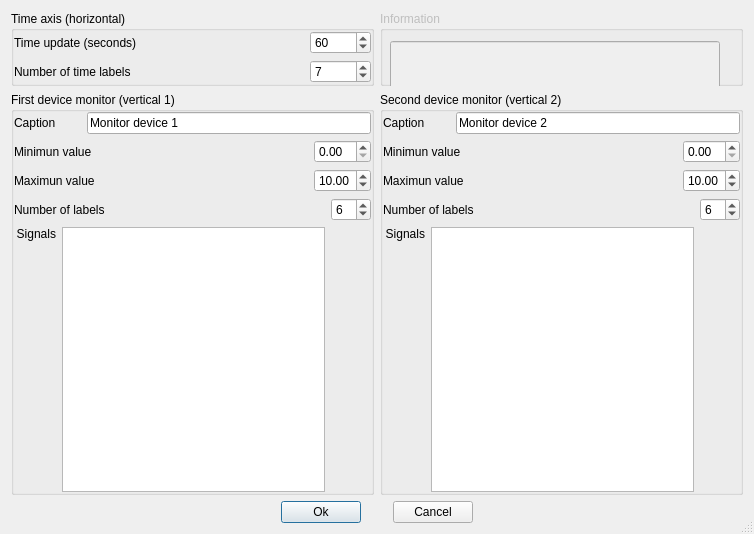
<?xml version="1.0" encoding="UTF-8"?>
<ui version="4.0">
 <class>DevMonDialog</class>
 <widget class="QDialog" name="DevMonDialog">
  <property name="geometry">
   <rect>
    <x>0</x>
    <y>0</y>
    <width>754</width>
    <height>534</height>
   </rect>
  </property>
  <property name="windowTitle">
   <string>Edit device graphic monitor</string>
  </property>
  <property name="sizeGripEnabled">
   <bool>true</bool>
  </property>
  <layout class="QGridLayout">
   <item row="2" column="0" colspan="2">
    <layout class="QHBoxLayout">
     <property name="spacing">
      <number>32</number>
     </property>
     <property name="leftMargin">
      <number>0</number>
     </property>
     <property name="topMargin">
      <number>0</number>
     </property>
     <property name="rightMargin">
      <number>0</number>
     </property>
     <property name="bottomMargin">
      <number>0</number>
     </property>
     <item>
      <spacer name="spacer2">
       <property name="orientation">
        <enum>Qt::Horizontal</enum>
       </property>
       <property name="sizeType">
        <enum>QSizePolicy::Expanding</enum>
       </property>
       <property name="sizeHint" stdset="0">
        <size>
         <width>40</width>
         <height>20</height>
        </size>
       </property>
      </spacer>
     </item>
     <item>
      <widget class="QPushButton" name="OkButton">
       <property name="text">
        <string>Ok</string>
       </property>
      </widget>
     </item>
     <item>
      <widget class="QPushButton" name="cancelButton">
       <property name="text">
        <string>Cancel</string>
       </property>
      </widget>
     </item>
     <item>
      <spacer name="spacer2_2">
       <property name="orientation">
        <enum>Qt::Horizontal</enum>
       </property>
       <property name="sizeType">
        <enum>QSizePolicy::Expanding</enum>
       </property>
       <property name="sizeHint" stdset="0">
        <size>
         <width>40</width>
         <height>20</height>
        </size>
       </property>
      </spacer>
     </item>
    </layout>
   </item>
   <item row="0" column="0">
    <widget class="QGroupBox" name="GroupBox1">
     <property name="title">
      <string>Time axis (horizontal)</string>
     </property>
     <layout class="QGridLayout">
      <property name="leftMargin">
       <number>0</number>
      </property>
      <property name="topMargin">
       <number>0</number>
      </property>
      <property name="rightMargin">
       <number>0</number>
      </property>
      <property name="bottomMargin">
       <number>0</number>
      </property>
      <item row="1" column="0" rowspan="2" colspan="2">
       <widget class="QLabel" name="TextLabel2_2">
        <property name="text">
         <string>Number of time labels</string>
        </property>
        <property name="wordWrap">
         <bool>false</bool>
        </property>
       </widget>
      </item>
      <item row="0" column="0">
       <widget class="QLabel" name="TextLabel1_5_2_2">
        <property name="text">
         <string>Time update (seconds)</string>
        </property>
        <property name="wordWrap">
         <bool>false</bool>
        </property>
       </widget>
      </item>
      <item row="0" column="2">
       <widget class="QSpinBox" name="timeupdSpinBox">
        <property name="minimum">
         <number>1</number>
        </property>
        <property name="maximum">
         <number>10000</number>
        </property>
        <property name="singleStep">
         <number>30</number>
        </property>
        <property name="value">
         <number>60</number>
        </property>
       </widget>
      </item>
      <item row="1" column="2" rowspan="2">
       <widget class="QSpinBox" name="tLabelsSpinBox">
        <property name="maximum">
         <number>9</number>
        </property>
        <property name="value">
         <number>7</number>
        </property>
       </widget>
      </item>
      <item row="2" column="1">
       <spacer name="spacer15">
        <property name="orientation">
         <enum>Qt::Horizontal</enum>
        </property>
        <property name="sizeType">
         <enum>QSizePolicy::Expanding</enum>
        </property>
        <property name="sizeHint" stdset="0">
         <size>
          <width>40</width>
          <height>20</height>
         </size>
        </property>
       </spacer>
      </item>
      <item row="0" column="1">
       <spacer name="spacer14">
        <property name="orientation">
         <enum>Qt::Horizontal</enum>
        </property>
        <property name="sizeType">
         <enum>QSizePolicy::Expanding</enum>
        </property>
        <property name="sizeHint" stdset="0">
         <size>
          <width>40</width>
          <height>20</height>
         </size>
        </property>
       </spacer>
      </item>
     </layout>
    </widget>
   </item>
   <item row="1" column="0">
    <widget class="QGroupBox" name="GroupBox2">
     <property name="title">
      <string>First device monitor (vertical 1)</string>
     </property>
     <layout class="QGridLayout">
      <property name="leftMargin">
       <number>0</number>
      </property>
      <property name="topMargin">
       <number>0</number>
      </property>
      <property name="rightMargin">
       <number>0</number>
      </property>
      <property name="bottomMargin">
       <number>0</number>
      </property>
      <item row="3" column="0" colspan="3">
       <widget class="QLabel" name="TextLabel2_2_2">
        <property name="text">
         <string>Number of labels</string>
        </property>
        <property name="wordWrap">
         <bool>false</bool>
        </property>
       </widget>
      </item>
      <item row="2" column="0" colspan="3">
       <widget class="QLabel" name="TextLabel1_5_2_3_2">
        <property name="text">
         <string>Maximun value</string>
        </property>
        <property name="wordWrap">
         <bool>false</bool>
        </property>
       </widget>
      </item>
      <item row="3" column="5">
       <widget class="QSpinBox" name="vLabelsSpinBox">
        <property name="maximum">
         <number>11</number>
        </property>
        <property name="value">
         <number>6</number>
        </property>
       </widget>
      </item>
      <item row="4" column="1" colspan="4">
       <widget class="QListWidget" name="firstMonBox">
        <property name="selectionMode">
         <enum>QAbstractItemView::MultiSelection</enum>
        </property>
       </widget>
      </item>
      <item row="4" column="0">
       <widget class="QLabel" name="textLabel1">
        <property name="text">
         <string>Signals</string>
        </property>
        <property name="alignment">
         <set>Qt::AlignRight|Qt::AlignTop|Qt::AlignTrailing</set>
        </property>
        <property name="wordWrap">
         <bool>false</bool>
        </property>
       </widget>
      </item>
      <item row="3" column="3">
       <spacer name="spacer9">
        <property name="orientation">
         <enum>Qt::Horizontal</enum>
        </property>
        <property name="sizeType">
         <enum>QSizePolicy::Expanding</enum>
        </property>
        <property name="sizeHint" stdset="0">
         <size>
          <width>40</width>
          <height>20</height>
         </size>
        </property>
       </spacer>
      </item>
      <item row="0" column="2" colspan="4">
       <widget class="QLineEdit" name="mon1LineEdit">
        <property name="text">
         <string>Monitor device 1</string>
        </property>
        <property name="maxLength">
         <number>60</number>
        </property>
       </widget>
      </item>
      <item row="0" column="0">
       <widget class="QLabel" name="TextLabel1_5_2_3_4">
        <property name="text">
         <string>Caption</string>
        </property>
        <property name="wordWrap">
         <bool>false</bool>
        </property>
       </widget>
      </item>
      <item row="1" column="4" colspan="2">
       <widget class="QDoubleSpinBox" name="minFloatSpinBox"/>
      </item>
      <item row="1" column="0" colspan="3">
       <widget class="QLabel" name="TextLabel1_5_2_3">
        <property name="text">
         <string>Minimun value</string>
        </property>
        <property name="wordWrap">
         <bool>false</bool>
        </property>
       </widget>
      </item>
      <item row="1" column="3">
       <spacer name="spacer4">
        <property name="orientation">
         <enum>Qt::Horizontal</enum>
        </property>
        <property name="sizeType">
         <enum>QSizePolicy::Expanding</enum>
        </property>
        <property name="sizeHint" stdset="0">
         <size>
          <width>40</width>
          <height>20</height>
         </size>
        </property>
       </spacer>
      </item>
      <item row="2" column="4" colspan="2">
       <widget class="QDoubleSpinBox" name="maxFloatSpinBox">
        <property name="value">
         <double>10.000000000000000</double>
        </property>
       </widget>
      </item>
      <item row="2" column="3">
       <spacer name="spacer8">
        <property name="orientation">
         <enum>Qt::Horizontal</enum>
        </property>
        <property name="sizeType">
         <enum>QSizePolicy::Expanding</enum>
        </property>
        <property name="sizeHint" stdset="0">
         <size>
          <width>40</width>
          <height>20</height>
         </size>
        </property>
       </spacer>
      </item>
     </layout>
    </widget>
   </item>
   <item row="1" column="1">
    <widget class="QGroupBox" name="GroupBox2_2">
     <property name="title">
      <string>Second device monitor (vertical 2)</string>
     </property>
     <layout class="QGridLayout">
      <property name="leftMargin">
       <number>0</number>
      </property>
      <property name="topMargin">
       <number>0</number>
      </property>
      <property name="rightMargin">
       <number>0</number>
      </property>
      <property name="bottomMargin">
       <number>0</number>
      </property>
      <item row="3" column="0" colspan="3">
       <widget class="QLabel" name="TextLabel2_2_2_2">
        <property name="text">
         <string>Number of labels</string>
        </property>
        <property name="wordWrap">
         <bool>false</bool>
        </property>
       </widget>
      </item>
      <item row="2" column="0" colspan="3">
       <widget class="QLabel" name="TextLabel1_5_2_3_2_2">
        <property name="text">
         <string>Maximun value</string>
        </property>
        <property name="wordWrap">
         <bool>false</bool>
        </property>
       </widget>
      </item>
      <item row="1" column="0" colspan="3">
       <widget class="QLabel" name="TextLabel1_5_2_3_3">
        <property name="text">
         <string>Minimun value</string>
        </property>
        <property name="wordWrap">
         <bool>false</bool>
        </property>
       </widget>
      </item>
      <item row="0" column="0">
       <widget class="QLabel" name="TextLabel1_5_2_3_4_2">
        <property name="text">
         <string>Caption</string>
        </property>
        <property name="wordWrap">
         <bool>false</bool>
        </property>
       </widget>
      </item>
      <item row="4" column="1" colspan="4">
       <widget class="QListWidget" name="secondMonBox">
        <property name="selectionMode">
         <enum>QAbstractItemView::MultiSelection</enum>
        </property>
       </widget>
      </item>
      <item row="4" column="0">
       <widget class="QLabel" name="textLabel1_2">
        <property name="text">
         <string>Signals</string>
        </property>
        <property name="alignment">
         <set>Qt::AlignRight|Qt::AlignTop|Qt::AlignTrailing</set>
        </property>
        <property name="wordWrap">
         <bool>false</bool>
        </property>
       </widget>
      </item>
      <item row="0" column="2" colspan="4">
       <widget class="QLineEdit" name="mon2LineEdit">
        <property name="text">
         <string>Monitor device 2</string>
        </property>
        <property name="maxLength">
         <number>60</number>
        </property>
       </widget>
      </item>
      <item row="1" column="4" colspan="2">
       <widget class="QDoubleSpinBox" name="minDiffFloatSpinBox"/>
      </item>
      <item row="2" column="4" colspan="2">
       <widget class="QDoubleSpinBox" name="maxDiffFloatSpinBox">
        <property name="value">
         <double>10.000000000000000</double>
        </property>
       </widget>
      </item>
      <item row="3" column="5">
       <widget class="QSpinBox" name="vDiffLabelsSpinBox">
        <property name="maximum">
         <number>11</number>
        </property>
        <property name="value">
         <number>6</number>
        </property>
       </widget>
      </item>
      <item row="1" column="3">
       <spacer name="spacer11">
        <property name="orientation">
         <enum>Qt::Horizontal</enum>
        </property>
        <property name="sizeType">
         <enum>QSizePolicy::Expanding</enum>
        </property>
        <property name="sizeHint" stdset="0">
         <size>
          <width>40</width>
          <height>20</height>
         </size>
        </property>
       </spacer>
      </item>
      <item row="2" column="3">
       <spacer name="spacer12">
        <property name="orientation">
         <enum>Qt::Horizontal</enum>
        </property>
        <property name="sizeType">
         <enum>QSizePolicy::Expanding</enum>
        </property>
        <property name="sizeHint" stdset="0">
         <size>
          <width>40</width>
          <height>20</height>
         </size>
        </property>
       </spacer>
      </item>
      <item row="3" column="3">
       <spacer name="spacer13">
        <property name="orientation">
         <enum>Qt::Horizontal</enum>
        </property>
        <property name="sizeType">
         <enum>QSizePolicy::Expanding</enum>
        </property>
        <property name="sizeHint" stdset="0">
         <size>
          <width>40</width>
          <height>20</height>
         </size>
        </property>
       </spacer>
      </item>
     </layout>
    </widget>
   </item>
   <item row="0" column="1">
    <widget class="QGroupBox" name="groupBox4">
     <property name="enabled">
      <bool>false</bool>
     </property>
     <property name="title">
      <string>Information</string>
     </property>
     <widget class="QLineEdit" name="inforLineEdit">
      <property name="geometry">
       <rect>
        <x>10</x>
        <y>30</y>
        <width>330</width>
        <height>75</height>
       </rect>
      </property>
      <property name="focusPolicy">
       <enum>Qt::StrongFocus</enum>
      </property>
      <property name="readOnly">
       <bool>true</bool>
      </property>
     </widget>
    </widget>
   </item>
  </layout>
 </widget>
 <layoutdefault spacing="6" margin="11"/>
 <tabstops>
  <tabstop>timeupdSpinBox</tabstop>
  <tabstop>tLabelsSpinBox</tabstop>
  <tabstop>inforLineEdit</tabstop>
  <tabstop>mon1LineEdit</tabstop>
  <tabstop>minFloatSpinBox</tabstop>
  <tabstop>maxFloatSpinBox</tabstop>
  <tabstop>vLabelsSpinBox</tabstop>
  <tabstop>firstMonBox</tabstop>
  <tabstop>mon2LineEdit</tabstop>
  <tabstop>minDiffFloatSpinBox</tabstop>
  <tabstop>maxDiffFloatSpinBox</tabstop>
  <tabstop>vDiffLabelsSpinBox</tabstop>
  <tabstop>secondMonBox</tabstop>
  <tabstop>OkButton</tabstop>
  <tabstop>cancelButton</tabstop>
 </tabstops>
 <includes>
  <include location="global">qmap.h</include>
 </includes>
 <resources/>
 <connections/>
</ui>
